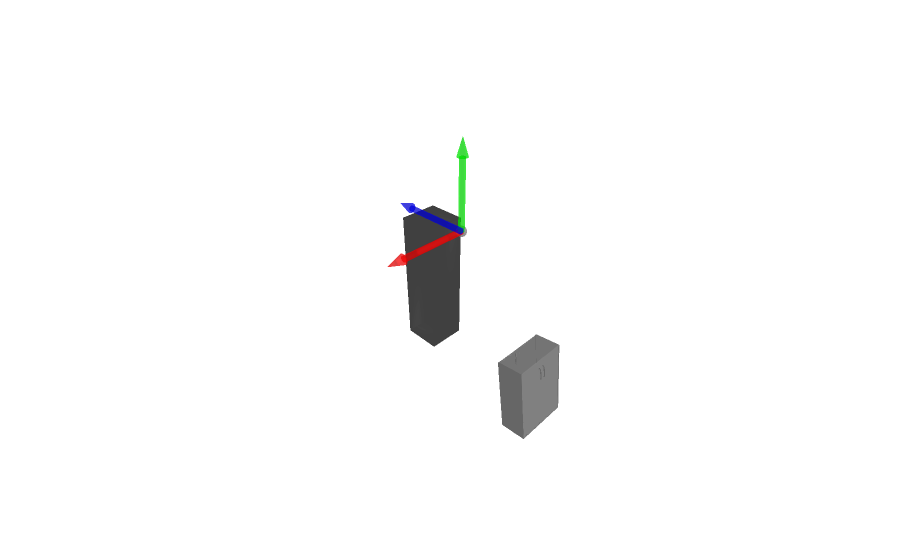

The notebook cell saved with this chart:
### Markdown cell above
Render Scene

### Code cell
import open3d as o3d
from src.util import trimesh_to_open3d
character_placeholder = get_character_placeholder()
coordinate_frame = o3d.geometry.TriangleMesh.create_coordinate_frame(size=0.55, origin=[0, 0, 0])

scene_meshes = [trimesh_to_open3d(mesh) for mesh in adjusted_meshes]

render_scene(scene_meshes + [character_placeholder, coordinate_frame])

### Figure 1 — Plotly figure (JSON) as saved in the notebook; plotly's stock layout.template omitted (floating-point values rounded to 4 significant figures; data arrays with more than 128 entries replaced by an {"elided": "..."} marker saying what was removed)
{"data": [{"i": {"elided": "12312 int values"}, "j": {"elided": "12312 int values"}, "k": {"elided": "12312 int values"}, "opacity": 0.5, "type": "mesh3d", "vertexcolor": [], "x": {"elided": "6865 float values"}, "y": {"elided": "6865 float values"}, "z": {"elided": "6865 float values"}}, {"i": [4, 4, 0, 2, 0, 1, 1, 1, 2, 2, 0, 1], "j": [7, 6, 2, 6, 1, 3, 5, 7, 3, 7, 4, 4], "k": [5, 7, 4, 4, 2, 2, 7, 3, 7, 6, 1, 5], "opacity": 0.5, "type": "mesh3d", "vertexcolor": [[0.0, 0.0, 0.0], [0.0, 0.0, 0.0], [0.0, 0.0, 0.0], [0.0, 0.0, 0.0], [0.0, 0.0, 0.0], [0.0, 0.0, 0.0], [0.0, 0.0, 0.0], [0.0, 0.0, 0.0]], "x": [-0.125, 0.125, -0.125, 0.125, -0.125, 0.125, -0.125, 0.125], "y": [-0.125, -0.125, -0.375, -0.375, -0.125, -0.125, -0.375, -0.375], "z": [-0.9, -0.9, -0.9, -0.9, 0.0, 0.0, 0.0, 0.0]}, {"i": {"elided": "2240 int values"}, "j": {"elided": "2240 int values"}, "k": {"elided": "2240 int values"}, "opacity": 0.5, "type": "mesh3d", "vertexcolor": {"elided": "1134x3 float values"}, "x": {"elided": "1134 float values"}, "y": {"elided": "1134 float values"}, "z": {"elided": "1134 float values"}}], "layout": {"scene": {"xaxis": {"visible": false}, "yaxis": {"visible": false}, "zaxis": {"visible": false}}}}
